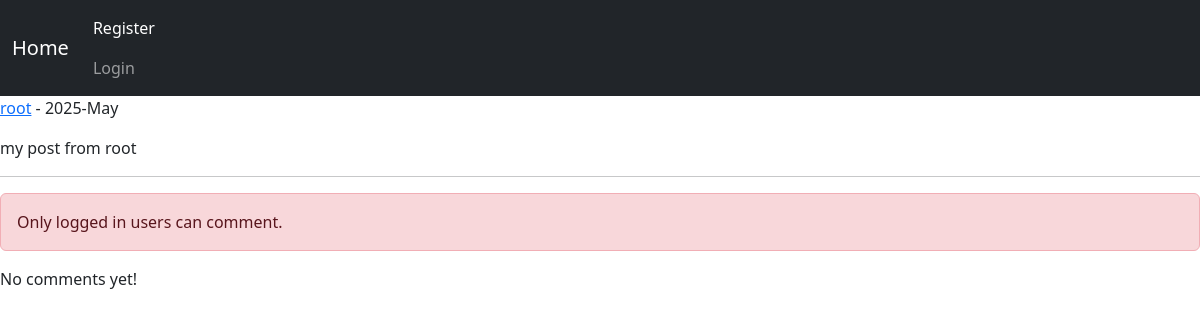
Screenshot of /post/detail/4/my-post-from-root with the database file from the repository.
### post/models.py (models this page shows, shortened)
class Post(models.Model):
    user = models.ForeignKey(User , on_delete=models.CASCADE , related_name='posts') # user.posts
    body = models.TextField()
    slug = models.SlugField()
    created = models.DateTimeField(auto_now_add=True)
    updated = models.DateTimeField(auto_now=True)
    class Meta:
        ordering = ('created',)

### post/views.py (the view)
# urls.py: path('detail/<int:post_id>/<slug:post_slug>' , views.PostDetailView.as_view() , name='post_detail'),
class PostDetailView(View):
    template_name = 'post/detail.html'
    form_class = CommentCreateForm
    form_class_reply = CommentReplyForm
    def setup(self, request, *args, **kwargs):
        self.post_instance = get_object_or_404(Post , id=kwargs['post_id'] , slug=kwargs['post_slug'])
        return super().setup(request , args , kwargs)
    def get(self, request, post_id , post_slug):
        comments = self.post_instance.pcomments.filter(is_reply=False)
        return render(request, self.template_name , {'post': self.post_instance , 'comments':comments , 'form':self.form_class, 'reply_form':self.form_class_reply,})
    def post(self, request, *args, **kwargs):
        form = self.form_class(request.POST)
        if form.is_valid():
            new_comment = form.save(commit=False)
            new_comment.user = request.user
            new_comment.post = self.post_instance
            new_comment.save()
            messages.success(request, 'your comment submitted successfully', 'success')
            return redirect('post:post_detail', self.post_instance.id, self.post_instance.slug)

### post/templates/post/detail.html (shortened to what this page needs)
{% extends 'base.html' %}
{% block body %}
    <p><a href="{% url 'account:user_profile' post.user.id %}">{{ post.user.username }}</a> - {{ post.updated|date:"Y-M" }}</p>
    <p>{{ post.body }}</p><hr/>
    {% if request.user.is_authenticated %}
        <form action="" method="post">
            {% csrf_token %}
            {{ form.as_p }}
            <input type="submit" value="Send">
        </form> <br/>
    {% else %}
        <p class="alert alert-danger">Only logged in users can comment.</p>
    {% endif %}
    {% for comment in comments %}
        <div class="card bg-dark text-white">
            <p class="card-header">{{ comment.user }} | {{ comment.created|timesince }}</p>
            <p class="card-body">{{ comment.body }}</p>
            {% if request.user.is_authenticated %}
                <form action="{% url 'post:add_reply' post.id comment.id %}" method="post">
                    {% csrf_token %}
                    {{ reply_form.as_p }}
                    <input type="submit" value="send">
                </form>
            {% endif %}
            {% with replies=comment.rcomments.all %}
                {% for reply in replies %}
                    <p class="bg-primary p-3 m-2">{{ reply.user }} <br/> {{ reply.body }}</p>
                {% endfor %}
            {% endwith %}
        </div><br/>
    {% empty %}
        <p>No comments yet!</p>
    {% endfor %}
{% endblock body %}

### rows the page displays
Post: user.username "root", updated "2025-May", body "my post from root"
